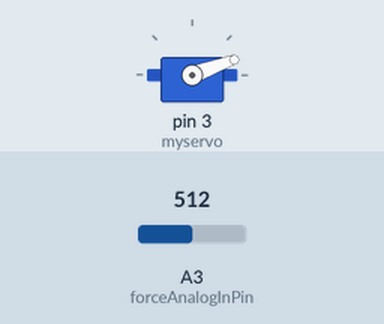
Simulated run of this sketch. Board: Arduino Uno, built with avr-gcc and run on an emulated ATmega328P. On the bench: servo. Inputs (shaded band) come from the test bench; at power-on: A3 (forceAnalogInPin) = 512.

Above: at 2.2 s.
2.3 s: A3 (forceAnalogInPin) set to 451
3.8 s: A3 (forceAnalogInPin) set to 418
At 5.1 s:
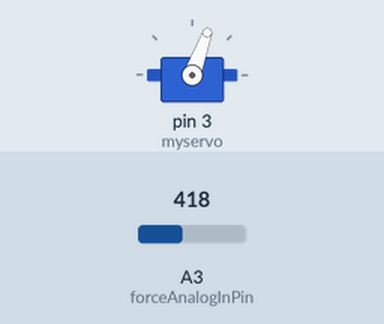
5.4 s: A3 (forceAnalogInPin) set to 511
At 6.3 s:
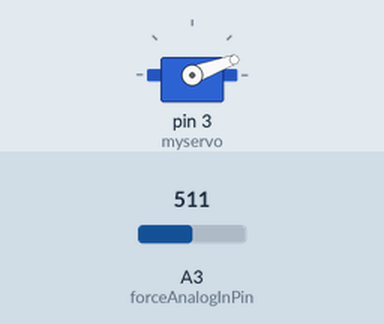
6.9 s: A3 (forceAnalogInPin) set to 122
At 7.6 s:
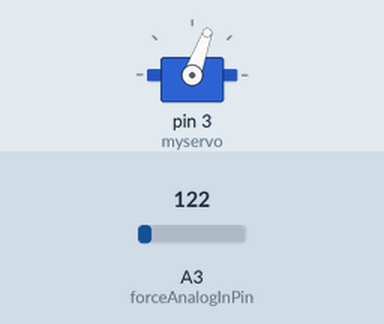
8.4 s: A3 (forceAnalogInPin) set to 716
At 8.7 s:
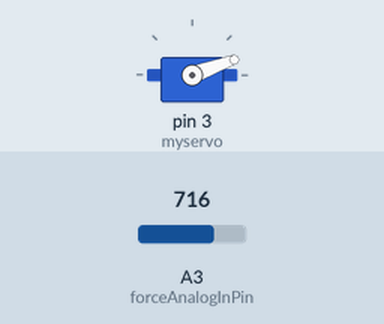
Timing chart, 0 to 10.9 s (numbered marks = the images above; inputs shaded):
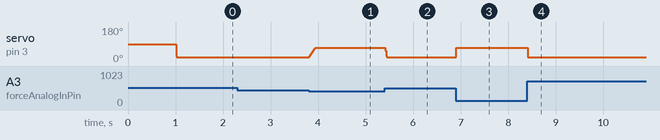

Measured:
- the behaviour switches between 435 and 434 on A3 (forceAnalogInPin) (found by bisection; images 0 and 1)
- after the input at 2.3 s, every drawn part: stays the same
- after the input at 3.8 s, servo on pin 3 (myservo): 20° → 70° at once
- after the input at 5.4 s, servo on pin 3 (myservo): 70° → 20° at once
- after the input at 6.9 s, servo on pin 3 (myservo): 20° → 70° at once
- after the input at 8.4 s, servo on pin 3 (myservo): 70° → 20° at once

The sketch:

virtualWall.ino
```cpp
#include <Servo.h>

Servo myservo;
int forceAnalogInPin = A3;
const int forceOffset = 439;
int forceIs;
int forceDesired = 0;
int positionDesired = 40;
float gain = 0.2;
int maxAngle = 70;
int minAngle = 20;

void setup(){
  myservo.attach(3);
  delay(1000);
}

void loop(){
  forceIs = analogRead(forceAnalogInPin)-forceOffset;
  delay(10);
  positionDesired -= gain*(forceIs-forceDesired);
  if(positionDesired > maxAngle) {positionDesired = maxAngle;}
  else if(positionDesired < minAngle) {positionDesired = minAngle;}
  myservo.write(positionDesired);
}
```
